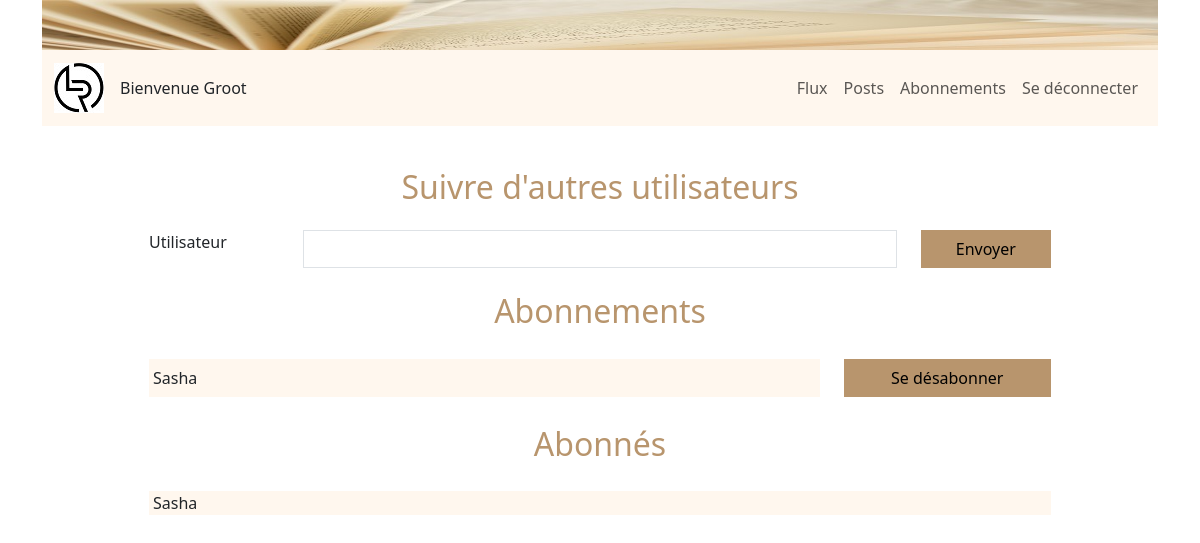
The app's page /follow/followership/ (signed in), older data.
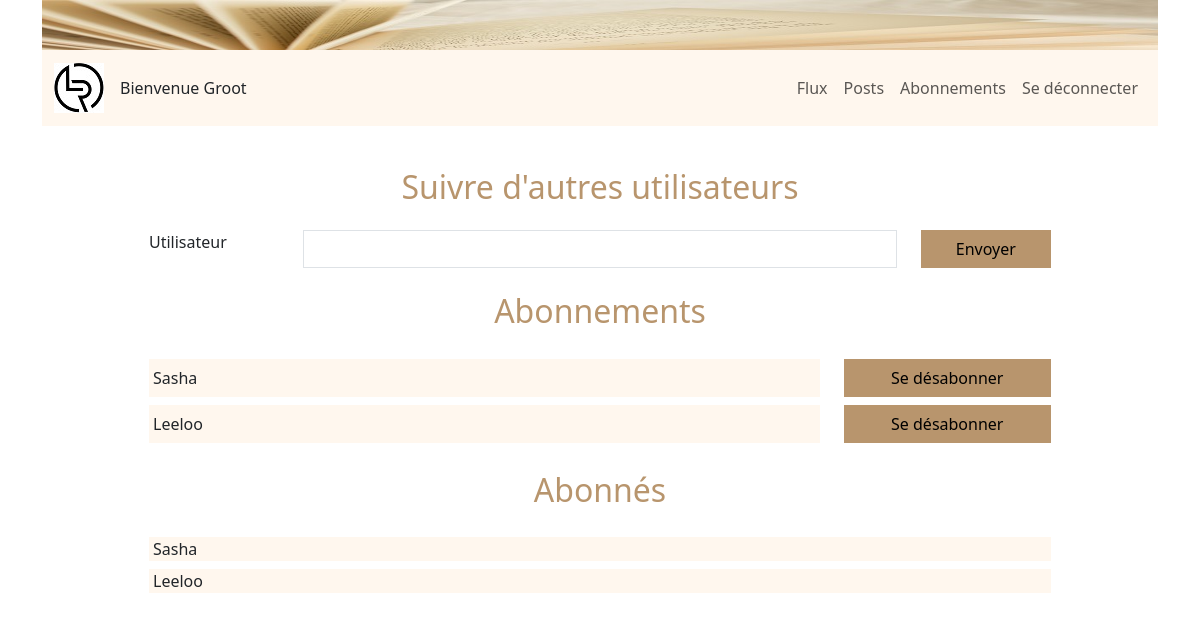
The same page, newer data.
### reviews/models.py (models this page shows)
class UserFollows(models.Model):
    user = models.ForeignKey(settings.AUTH_USER_MODEL,
                             on_delete=models.CASCADE,
                             related_name='following')
    followed_user = models.ForeignKey(settings.AUTH_USER_MODEL,
                                      on_delete=models.CASCADE,
                                      related_name='followed_by')
    class Meta:
        unique_together = ('user', 'followed_user')

### authentication/models.py (models this page shows)
class User(AbstractUser):
    pass

### reviews/views.py (the view)
@login_required
def follow_user(request):
    followed_by = request.user.followed_by.all()
    following = request.user.following.all()
    if request.method == 'POST':
        form = forms.FollowUserForm(request.POST)
        if form.is_valid():
            user_follows = form.save(commit=False)
            user_follows.user = request.user
            user_follows = form.save()
            return redirect('follow_user')
    else:
        form = forms.FollowUserForm()
    context = {'form': form,
               'following': following,
               'followed_by': followed_by
               }
    return render(request, 'reviews/follow_user.html',
                  context)

### reviews/forms.py (shortened to what this page needs)
class FollowUserForm(forms.ModelForm):
    class Meta:
        model = UserFollows
        fields = ['followed_user']
    def __init__(self, *args, **kwargs):
        super().__init__(*args, **kwargs)
        self.fields['followed_user'] = forms.CharField(
            widget=widgets.TextInput(
                attrs={'class': 'form-control'})
                )

### reviews/templates/reviews/follow_user.html (shortened to what this page needs)
{% extends 'base.html' %}
{% block content %}
<div class="container">
    <div class="row d-flex justify-content-center">
        <div class="col-10">
            <h2 class="text-center text-primary my-4">Suivre d'autres utilisateurs</h2>
            <div class="container">
                <form method="post">
                    <div class="row">
                        <div class="col-3 col-lg-2">
                            Utilisateur
                        </div>
                        <div class="col-6 col-lg-8">
                            {{ form.followed_user }}
                        </div>
                        <div class="col-3 col-lg-2">
                            <button type="submit" class="btn btn-primary w-100">Envoyer</button>
                        </div>
                    </div>
                </form>
            </div>
            <h2 class="text-center text-primary my-4">Abonnements</h2>
            <div class="container">
                <div class="row d-flex justify-content-between">
                    {% for follow in following %}
                    <div class="col-6 col-md-8 col-lg-9 my-1">
                        <div class="bg-light h-100 w-100 d-flex align-items-center px-1">
                            {{ follow.followed_user.username }}
                        </div>
                    </div>
                    <div class="col-6 col-md-4 col-lg-3 my-1 text-end">
                        <button type="button" class="btn btn-primary w-100" data-bs-toggle="modal" data-bs-target="#unfollowModal">
                            Se désabonner
                            </button>
                    </div>
                    {% endfor%}
                </div>
            </div>
            <h2 class="text-center text-primary my-4">Abonnés</h2>
            <div class="container">
                <div class="row">
                    {% for follow in followed_by %}
                    <div class="col-12 my-1">
                            <div class="bg-light h-100 w-100 d-flex align-items-center px-1">
                                {{ follow.user.username }}
                            </div>
                    </div>
                    {% endfor%}
                </div>
            </div>
        </div>
    </div>
</div>
{% endblock content %}

Row changes from the older to the newer data that the page shows:
added UserFollows: followed_user.username "Leeloo", shown under "Abonnements"
added UserFollows: user.username "Leeloo", shown under "Abonnés"
